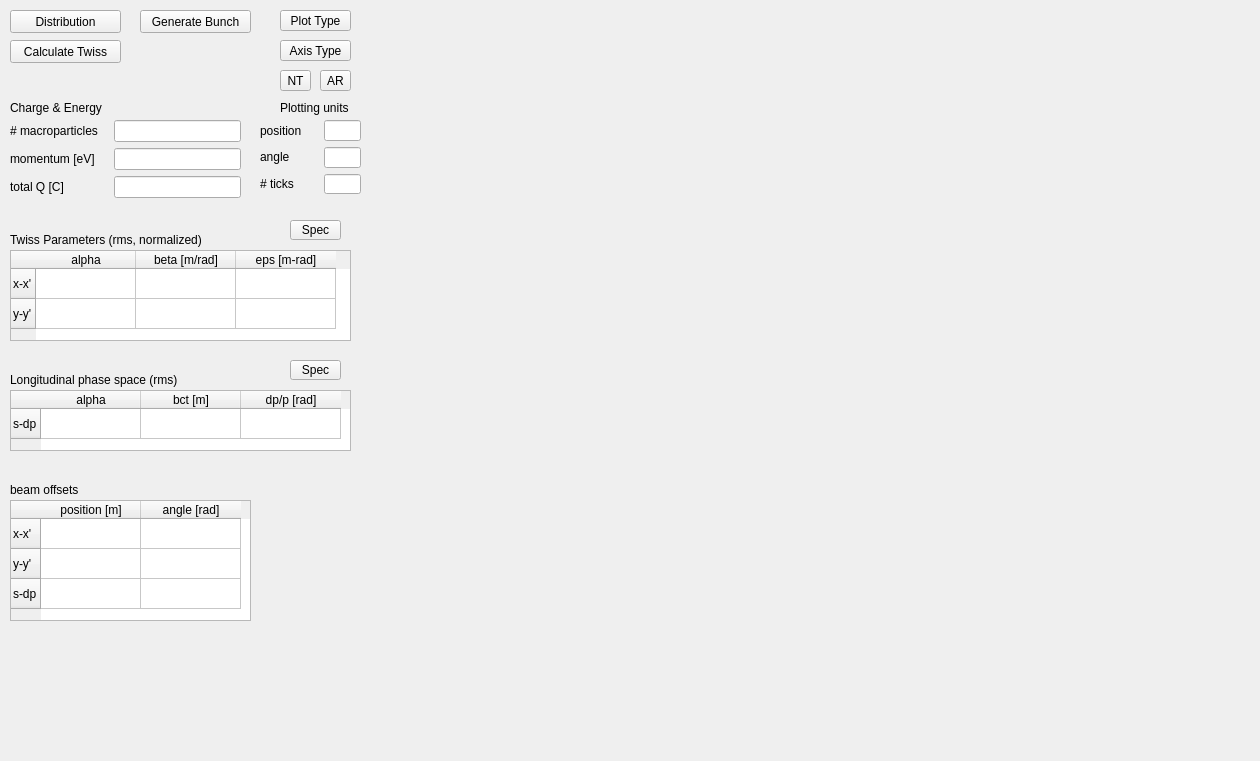
<?xml version="1.0" encoding="UTF-8"?>
<ui version="4.0">
 <class>bunchInterface</class>
 <widget class="QWidget" name="bunchInterface">
  <property name="geometry">
   <rect>
    <x>0</x>
    <y>0</y>
    <width>1260</width>
    <height>761</height>
   </rect>
  </property>
  <property name="windowTitle">
   <string>Form</string>
  </property>
  <widget class="QWidget" name="formLayoutWidget">
   <property name="geometry">
    <rect>
     <x>10</x>
     <y>120</y>
     <width>231</width>
     <height>85</height>
    </rect>
   </property>
   <layout class="QFormLayout" name="formLayout">
    <property name="fieldGrowthPolicy">
     <enum>QFormLayout::AllNonFixedFieldsGrow</enum>
    </property>
    <item row="0" column="0">
     <widget class="QLabel" name="numPtclsLabel">
      <property name="text">
       <string># macroparticles   </string>
      </property>
     </widget>
    </item>
    <item row="0" column="1">
     <widget class="QLineEdit" name="numPtcls">
      <property name="toolTip">
       <string>The number of macro-particles in the distribution.</string>
      </property>
     </widget>
    </item>
    <item row="1" column="0">
     <widget class="QLabel" name="designMomentumLabel">
      <property name="text">
       <string>&lt;html&gt;&lt;head/&gt;&lt;body&gt;&lt;p&gt;momentum [eV]&lt;/p&gt;&lt;/body&gt;&lt;/html&gt;</string>
      </property>
     </widget>
    </item>
    <item row="1" column="1">
     <widget class="QLineEdit" name="designMomentum">
      <property name="toolTip">
       <string>&lt;html&gt;&lt;head/&gt;&lt;body&gt;&lt;p&gt;Design momentum is the average momentum for zero offset.&lt;/p&gt;&lt;p&gt;Defaul units can be overridden.&lt;/p&gt;&lt;/body&gt;&lt;/html&gt;</string>
      </property>
     </widget>
    </item>
    <item row="2" column="0">
     <widget class="QLabel" name="charge">
      <property name="text">
       <string>total Q [C]</string>
      </property>
     </widget>
    </item>
    <item row="2" column="1">
     <widget class="QLineEdit" name="totalCharge">
      <property name="toolTip">
       <string>&lt;html&gt;&lt;head/&gt;&lt;body&gt;&lt;p&gt;Total charge of the beam.&lt;/p&gt;&lt;p&gt;Default units [C] can be overridden.&lt;/p&gt;&lt;/body&gt;&lt;/html&gt;</string>
      </property>
     </widget>
    </item>
   </layout>
  </widget>
  <widget class="QTableWidget" name="twissTable">
   <property name="geometry">
    <rect>
     <x>10</x>
     <y>250</y>
     <width>341</width>
     <height>91</height>
    </rect>
   </property>
   <property name="toolTip">
    <string>Specify the horizontal (x-x') and vertical (y-y') Twiss parameters for the bunch.
Default units for beta [m/rad] can be overridden as follows:
    mm (implies mm/rad), um (implies um/rad), etc.
    Note that [m/rad] is equivalent to [mm/mrad]
Default units for the emittance [m-rad] can also be overridden:
    microns (implies microns-rad, equivalent to mm-mrad), etc.
Do not specify units for alpha, which is dimensionless.</string>
   </property>
   <row>
    <property name="text">
     <string>x-x'</string>
    </property>
   </row>
   <row>
    <property name="text">
     <string>y-y'</string>
    </property>
   </row>
   <column>
    <property name="text">
     <string>alpha</string>
    </property>
   </column>
   <column>
    <property name="text">
     <string>beta [m/rad]</string>
    </property>
   </column>
   <column>
    <property name="text">
     <string>eps [m-rad]</string>
    </property>
   </column>
   <item row="0" column="0">
    <property name="text">
     <string/>
    </property>
   </item>
  </widget>
  <widget class="QLabel" name="perpTwissLabel">
   <property name="geometry">
    <rect>
     <x>10</x>
     <y>230</y>
     <width>221</width>
     <height>20</height>
    </rect>
   </property>
   <property name="text">
    <string>Twiss Parameters (rms, normalized)</string>
   </property>
  </widget>
  <widget class="QLabel" name="highLevelInputsLabel">
   <property name="geometry">
    <rect>
     <x>10</x>
     <y>100</y>
     <width>131</width>
     <height>16</height>
    </rect>
   </property>
   <property name="text">
    <string>Charge &amp; Energy</string>
   </property>
  </widget>
  <widget class="QLabel" name="offsetLabel">
   <property name="geometry">
    <rect>
     <x>10</x>
     <y>480</y>
     <width>101</width>
     <height>20</height>
    </rect>
   </property>
   <property name="text">
    <string>beam offsets</string>
   </property>
  </widget>
  <widget class="QTableWidget" name="offsetTable">
   <property name="geometry">
    <rect>
     <x>10</x>
     <y>500</y>
     <width>241</width>
     <height>121</height>
    </rect>
   </property>
   <property name="toolTip">
    <string>Specification of the bunch offsets in position and angle.
In general, these should be small compared to bunch dimensions.
Default units can be overridden in the usual way.
    s = ct
    dp = relative momentum spread with respect to design momentum

The offset in 's' can be large, as it represents the full distance
    propagated by the bunch down the beamline.</string>
   </property>
   <row>
    <property name="text">
     <string>x-x'</string>
    </property>
   </row>
   <row>
    <property name="text">
     <string>y-y'</string>
    </property>
   </row>
   <row>
    <property name="text">
     <string>s-dp</string>
    </property>
   </row>
   <column>
    <property name="text">
     <string>position [m]</string>
    </property>
   </column>
   <column>
    <property name="text">
     <string>angle [rad]</string>
    </property>
   </column>
  </widget>
  <widget class="QToolButton" name="distribType">
   <property name="geometry">
    <rect>
     <x>10</x>
     <y>10</y>
     <width>111</width>
     <height>23</height>
    </rect>
   </property>
   <property name="toolTip">
    <string>Select the desired particle distribution type.</string>
   </property>
   <property name="text">
    <string>Distribution</string>
   </property>
  </widget>
  <widget class="QToolButton" name="generateBunch">
   <property name="geometry">
    <rect>
     <x>140</x>
     <y>10</y>
     <width>111</width>
     <height>23</height>
    </rect>
   </property>
   <property name="toolTip">
    <string>Generate the bunch.</string>
   </property>
   <property name="text">
    <string>Generate Bunch</string>
   </property>
  </widget>
  <widget class="matplotlibWidget" name="ypyPlot" native="true">
   <property name="geometry">
    <rect>
     <x>830</x>
     <y>10</y>
     <width>411</width>
     <height>361</height>
    </rect>
   </property>
   <property name="toolTip">
    <string>The 2D vertical projection (y-y') of the full 6D phase space.
Use 'Plot Type' button to select scatter, contour, combo or to erase.
Use 'Axis Type' button to center plot on bunch or on beamline axis.
Use 'NT' button to toggle the title on or off (more room for image).

The icons below are standard features of matplotlib, which provide
full interactivity and allow for saving of publication quality graphics.</string>
   </property>
  </widget>
  <widget class="matplotlibWidget" name="xyPlot" native="true">
   <property name="geometry">
    <rect>
     <x>390</x>
     <y>380</y>
     <width>421</width>
     <height>361</height>
    </rect>
   </property>
   <property name="toolTip">
    <string>Transverse cross-section (x-y) of the full 6D bunch distribution.
Use 'Plot Type' button to select scatter, contour, combo or to erase.
Use 'Axis Type' button to center plot on bunch or on beamline axis.
Use 'NT' button to toggle the title on or off (more room for image).
Use 'AR' button to toggle aspect ratio between 'square' and 'tight',
    where 'square' means that a round beam will be seen as round,
    while 'tight' uses the plot area most effectively.

The icons below are standard features of matplotlib, which provide
full interactivity and allow for saving of publication quality graphics.</string>
   </property>
  </widget>
  <widget class="matplotlibWidget" name="tpzPlot" native="true">
   <property name="geometry">
    <rect>
     <x>830</x>
     <y>380</y>
     <width>411</width>
     <height>361</height>
    </rect>
   </property>
   <property name="toolTip">
    <string>The 2D longitudinal projection (s-dp) of the full 6D phase space.
    s = ct  includes the full propagation distance of the bunch
    dp is the relative momentum spread, with respect to design value.
Use 'Plot Type' button to select scatter, contour, combo or to erase.
Use 'Axis Type' button to center plot on bunch or on beamline axis.
Use 'NT' button to toggle the title on or off (more room for image).

The icons below are standard features of matplotlib, which provide
full interactivity and allow for saving of publication quality graphics.</string>
   </property>
  </widget>
  <widget class="matplotlibWidget" name="xpxPlot" native="true">
   <property name="geometry">
    <rect>
     <x>390</x>
     <y>10</y>
     <width>421</width>
     <height>361</height>
    </rect>
   </property>
   <property name="toolTip">
    <string>The 2D horizontal projection (x-x') of the full 6D phase space.
Use 'Plot Type' button to select scatter, contour, combo or to erase.
Use 'Axis Type' button to center plot on bunch or on beamline axis.
Use 'NT' button to toggle the title on or off (more room for image).

The icons below are standard features of matplotlib, which provide
full interactivity and allow for saving of publication quality graphics.</string>
   </property>
  </widget>
  <widget class="QLabel" name="unitsLabel">
   <property name="geometry">
    <rect>
     <x>280</x>
     <y>100</y>
     <width>81</width>
     <height>16</height>
    </rect>
   </property>
   <property name="text">
    <string>Plotting units</string>
   </property>
  </widget>
  <widget class="QWidget" name="formLayoutWidget_2">
   <property name="geometry">
    <rect>
     <x>260</x>
     <y>120</y>
     <width>101</width>
     <height>74</height>
    </rect>
   </property>
   <layout class="QGridLayout" name="gridLayout">
    <item row="0" column="0">
     <widget class="QLabel" name="unitsPosLabel">
      <property name="text">
       <string>position     </string>
      </property>
     </widget>
    </item>
    <item row="0" column="1">
     <widget class="QLineEdit" name="unitsPos">
      <property name="toolTip">
       <string>Units to be used for axis labels of position-like variables.
For example: m, mm, um (or microns), nm ...</string>
      </property>
     </widget>
    </item>
    <item row="1" column="0">
     <widget class="QLabel" name="unitsAngleLabel">
      <property name="text">
       <string>&lt;html&gt;&lt;head/&gt;&lt;body&gt;&lt;p&gt;angle&lt;/p&gt;&lt;/body&gt;&lt;/html&gt;</string>
      </property>
     </widget>
    </item>
    <item row="1" column="1">
     <widget class="QLineEdit" name="unitsAngle">
      <property name="toolTip">
       <string>Units to be used for axis labels of angle-like variables.
For example: rad, mrad, urad (or microrad) ...</string>
      </property>
      <property name="dragEnabled">
       <bool>true</bool>
      </property>
     </widget>
    </item>
    <item row="2" column="0">
     <widget class="QLabel" name="ticksLabel">
      <property name="text">
       <string># ticks</string>
      </property>
     </widget>
    </item>
    <item row="2" column="1">
     <widget class="QLineEdit" name="numTicks">
      <property name="toolTip">
       <string>Suggest a maximum # of tick marks for the axes.
Logic for actual # is due to matplotlib library.</string>
      </property>
     </widget>
    </item>
   </layout>
  </widget>
  <widget class="QPushButton" name="calculateTwiss">
   <property name="geometry">
    <rect>
     <x>10</x>
     <y>40</y>
     <width>111</width>
     <height>23</height>
    </rect>
   </property>
   <property name="toolTip">
    <string>Calculate Twiss parameters directly from particle distribution and overwrite all fields.</string>
   </property>
   <property name="text">
    <string>Calculate Twiss</string>
   </property>
  </widget>
  <widget class="QLabel" name="longTwissLabel">
   <property name="geometry">
    <rect>
     <x>10</x>
     <y>370</y>
     <width>191</width>
     <height>20</height>
    </rect>
   </property>
   <property name="text">
    <string>Longitudinal phase space (rms)</string>
   </property>
  </widget>
  <widget class="QTableWidget" name="twissTableZ">
   <property name="geometry">
    <rect>
     <x>10</x>
     <y>390</y>
     <width>341</width>
     <height>61</height>
    </rect>
   </property>
   <property name="toolTip">
    <string>Specification of the longitucinal phase space varies widely.
Use the 'Spec' button to the upper right to choose a convention.
RMS values are specified, with default units shown in the label.

Default units can be overridden in the usual way.
Default units for the emittance [m-rad] can also be overridden:
    microns (implies microns-rad, equivalent to mm-mrad), etc.
Do not specify units for alpha, which is dimensionless.

    s = ct
    bct = beta0*s  (beta0 is relativistic factor; not Twiss beta)
    dp = relative momentum spread with respect to design momentum
            units (rad, mrad, etc.) represent the fractional value
            e.g. 1 mrad = 0.001 rad = 0.1%   (but don't use % symbol)</string>
   </property>
   <row>
    <property name="text">
     <string>s-dp</string>
    </property>
   </row>
   <column>
    <property name="text">
     <string>alpha</string>
    </property>
   </column>
   <column>
    <property name="text">
     <string>bct [m]</string>
    </property>
   </column>
   <column>
    <property name="text">
     <string>dp/p [rad]</string>
    </property>
   </column>
  </widget>
  <widget class="QToolButton" name="plotType">
   <property name="geometry">
    <rect>
     <x>280</x>
     <y>10</y>
     <width>71</width>
     <height>21</height>
    </rect>
   </property>
   <property name="toolTip">
    <string>Choose how particle data should be plotted.</string>
   </property>
   <property name="text">
    <string>Plot Type</string>
   </property>
  </widget>
  <widget class="QToolButton" name="longTwissSpec">
   <property name="geometry">
    <rect>
     <x>290</x>
     <y>360</y>
     <width>51</width>
     <height>20</height>
    </rect>
   </property>
   <property name="toolTip">
    <string>Choose how longitudinal Twiss parameters are to be specified.</string>
   </property>
   <property name="text">
    <string>Spec</string>
   </property>
  </widget>
  <widget class="QToolButton" name="perpTwissSpec">
   <property name="geometry">
    <rect>
     <x>290</x>
     <y>220</y>
     <width>51</width>
     <height>20</height>
    </rect>
   </property>
   <property name="toolTip">
    <string>Choose how transverse Twiss parameters are to be specified.</string>
   </property>
   <property name="text">
    <string>Spec</string>
   </property>
  </widget>
  <widget class="QToolButton" name="axisType">
   <property name="geometry">
    <rect>
     <x>280</x>
     <y>40</y>
     <width>71</width>
     <height>21</height>
    </rect>
   </property>
   <property name="toolTip">
    <string>Choose a convention for the axis limits.</string>
   </property>
   <property name="text">
    <string>Axis Type</string>
   </property>
  </widget>
  <widget class="QToolButton" name="aspectRatio">
   <property name="geometry">
    <rect>
     <x>320</x>
     <y>70</y>
     <width>31</width>
     <height>21</height>
    </rect>
   </property>
   <property name="toolTip">
    <string>Toggle the aspect ratio of the x-y plot.</string>
   </property>
   <property name="text">
    <string>AR</string>
   </property>
   <property name="popupMode">
    <enum>QToolButton::InstantPopup</enum>
   </property>
  </widget>
  <widget class="QToolButton" name="noTitles">
   <property name="geometry">
    <rect>
     <x>280</x>
     <y>70</y>
     <width>31</width>
     <height>21</height>
    </rect>
   </property>
   <property name="toolTip">
    <string>Toggle plot titles on/off.</string>
   </property>
   <property name="statusTip">
    <string>Toggle plot titles on/off.</string>
   </property>
   <property name="text">
    <string>NT</string>
   </property>
   <property name="popupMode">
    <enum>QToolButton::InstantPopup</enum>
   </property>
  </widget>
 </widget>
 <customwidgets>
  <customwidget>
   <class>matplotlibWidget</class>
   <extends>QWidget</extends>
   <header>radtrack.gui.matplotlibwidget.h</header>
   <container>1</container>
  </customwidget>
 </customwidgets>
 <tabstops>
  <tabstop>numPtcls</tabstop>
  <tabstop>designMomentum</tabstop>
  <tabstop>distribType</tabstop>
  <tabstop>calculateTwiss</tabstop>
  <tabstop>generateBunch</tabstop>
  <tabstop>unitsPos</tabstop>
  <tabstop>unitsAngle</tabstop>
  <tabstop>twissTable</tabstop>
  <tabstop>twissTableZ</tabstop>
  <tabstop>offsetTable</tabstop>
 </tabstops>
 <resources/>
 <connections/>
</ui>
